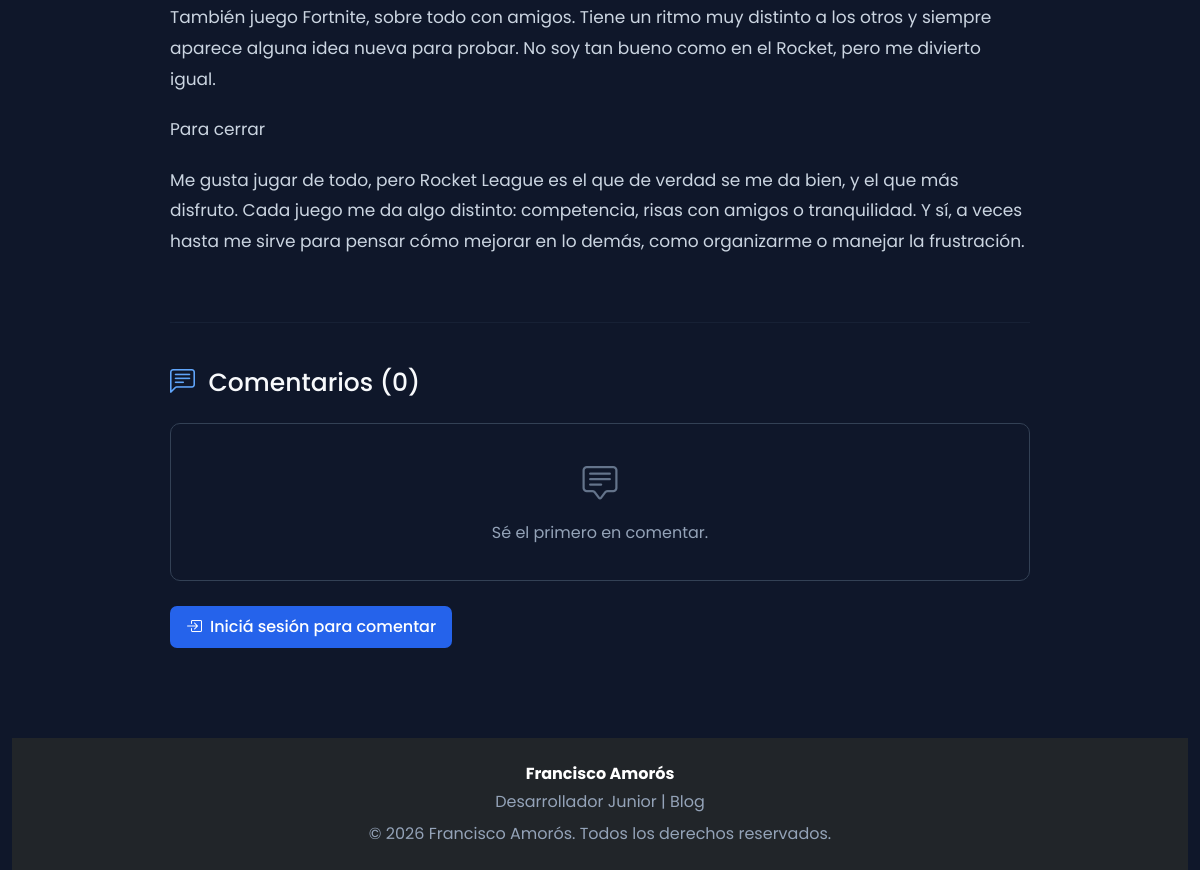
The page /blog/post/mi-etapa-gaming/ (lower part) on the database as committed earlier.
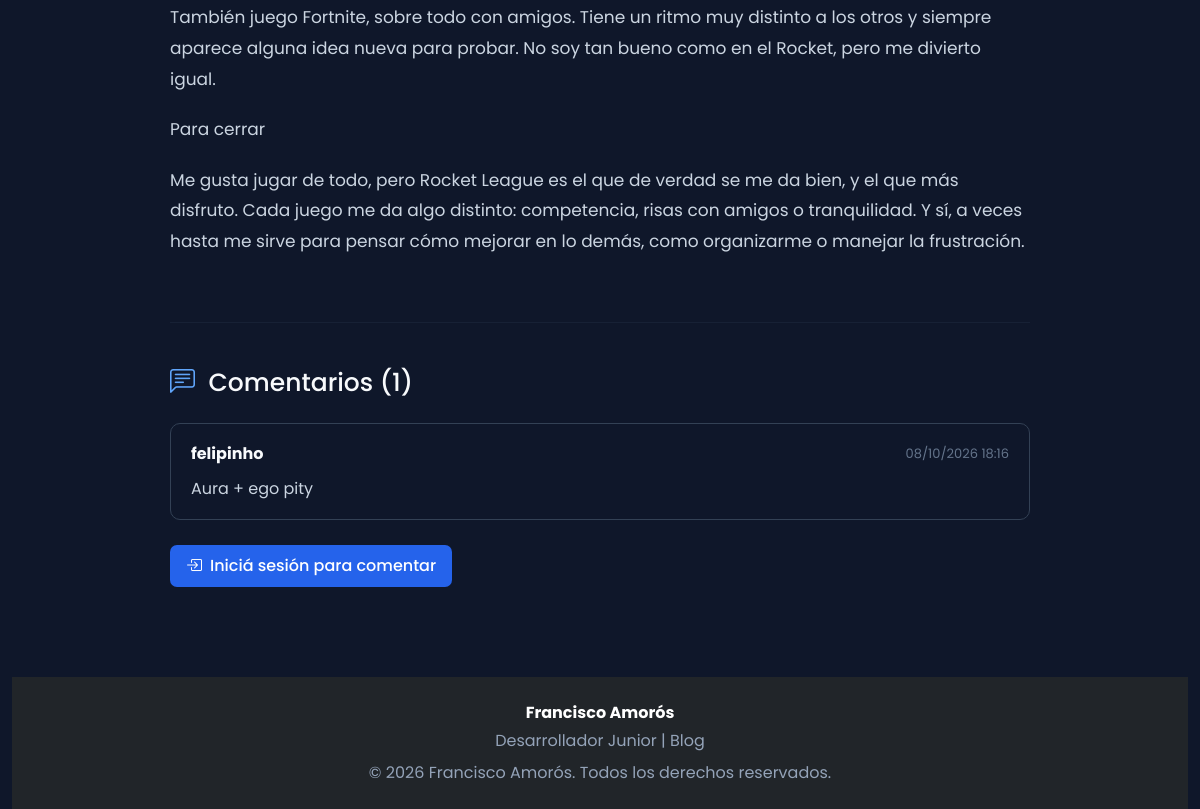
The same page on the database as committed later.
### blog/models.py (models this page shows, shortened)
class Comment(models.Model):
    post = models.ForeignKey(Post, on_delete=models.CASCADE, related_name="comments")
    author = models.ForeignKey(User, on_delete=models.CASCADE)
    text = models.TextField()
    created_at = models.DateTimeField(auto_now_add=True)
    class Meta:
        ordering = ["created_at"]

### blog/views.py (the view)
# urls.py: path("post/<slug:slug>/", views.post_detail, name="post_detail"),
def post_detail(request, slug):
    post = get_object_or_404(Post, slug=slug, published=True)
    return render(request, "blog/post_detail.html", {
        "post": post,
        "comments": post.comments.select_related("author"),
    })

### blog/templates/blog/post_detail.html (shortened to what this page needs)
{% load static %}
<!DOCTYPE html>
<html lang="es">
<head>
    <link href="https://cdn.jsdelivr.net/npm/bootstrap@5.3.3/dist/css/bootstrap.min.css" rel="stylesheet">
    <link rel="stylesheet"
          href="https://cdn.jsdelivr.net/npm/bootstrap-icons@1.13.1/font/bootstrap-icons.min.css">
    <link href="{% static 'portfolio/css/styles.css' %}" rel="stylesheet">
    <link rel="stylesheet" href="{% static 'blog/css/post_detail.css' %}">
</head>
<body>
    <div class="container-fluid">
        <main class="post-detail-main">
            <article class="post-detail">
                <div class="post-detail-content">
                    {{ post.content|linebreaks }}
                </div>
                <hr>
                <section class="comments-section">
                    <h2>
                        <i class="bi bi-chat-left-text"></i>
                        Comentarios ({{ comments|length }})
                    </h2>
                    {% for c in comments %}
                        <div class="comment">
                            <div class="comment-header">
                                <strong>
                                    {{ c.author }}
                                </strong>
                                <span>
                                    {{ c.created_at|date:"d/m/Y H:i" }}
                                </span>
                            </div>
                            <p>
                                {{ c.text }}
                            </p>
                        </div>
                    {% empty %}
                        <div class="no-comments">
                            <i class="bi bi-chat-square-text"></i>
                            <p>
                                Sé el primero en comentar.
                            </p>
                        </div>
                    {% endfor %}
                    <div class="comment-action">
                        {% if user.is_authenticated %}
                            <a href="{% url 'blog:add_comment' post.slug %}"
                               class="comment-btn">
                                <i class="bi bi-plus-lg"></i>
                                Agregar comentario
                            </a>
                        {% else %}
                            <a href="{% url 'login' %}?next={% url 'blog:add_comment' post.slug %}"
                               class="comment-btn">
                                <i class="bi bi-box-arrow-in-right"></i>
                                Iniciá sesión para comentar
                            </a>
                        {% endif %}
                    </div>
                </section>
            </article>
        </main>
        <footer class="bg-dark text-white text-center py-4">
            <div class="container">
                <p class="mb-1 fw-bold">
                    Francisco Amorós
                </p>
                <p class="mb-2 text-secondary">
                    Desarrollador Junior | Blog
                </p>
                <p class="mb-0 text-secondary">
                    © 2026 Francisco Amorós. Todos los derechos reservados.
                </p>
            </div>
        </footer>
    </div>
</body>
</html>

Rows that differ between the two databases and show on the page:
added Comment: author "felipinho", created_at "08/10/2026 18:16", text "Aura + ego pity"
Other text that changed with them:
{{ comments|length }}: "0" → "1"
text no longer shown: "Sé el primero en comentar."
